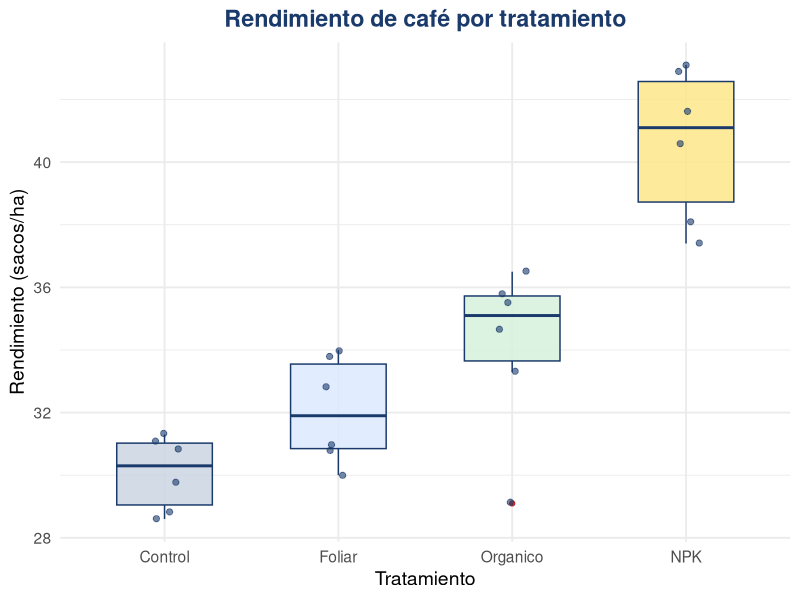
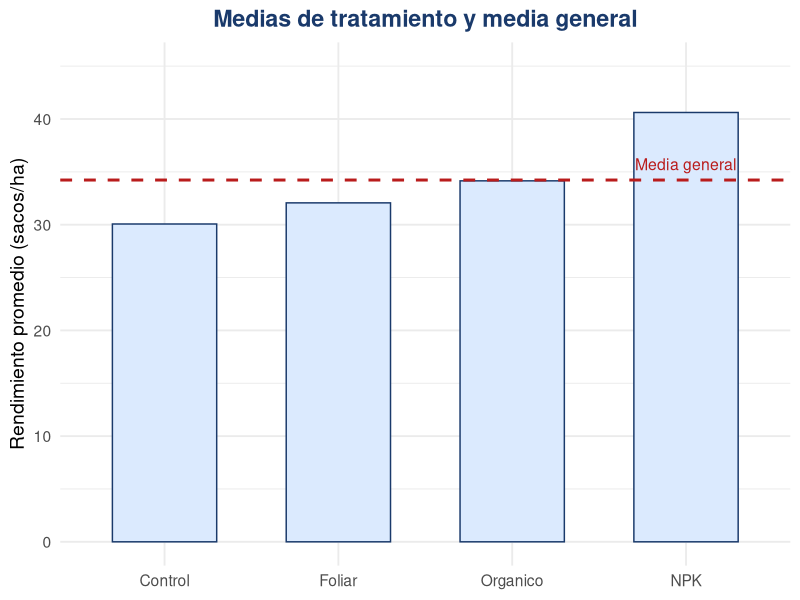
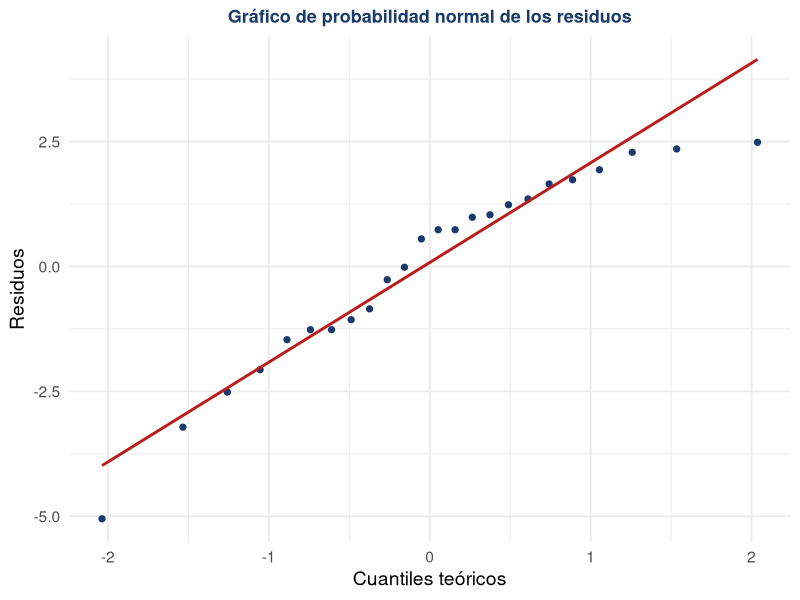
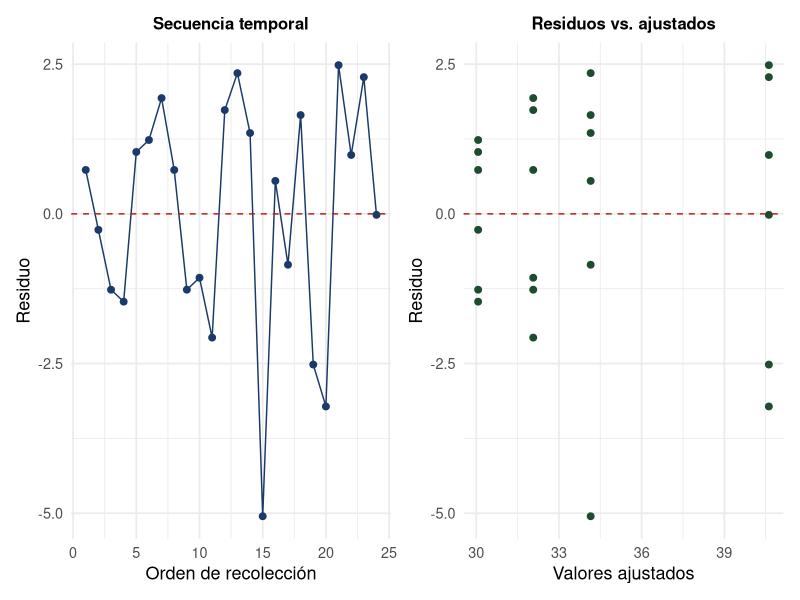
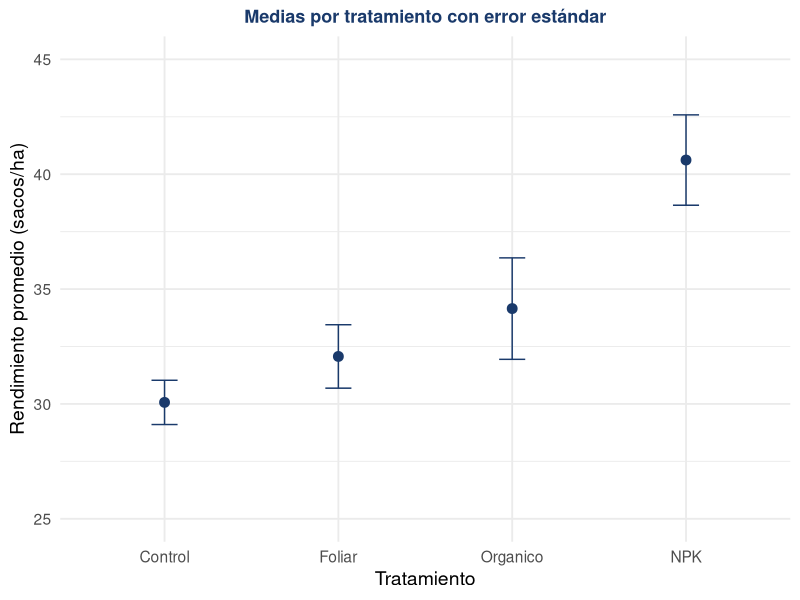
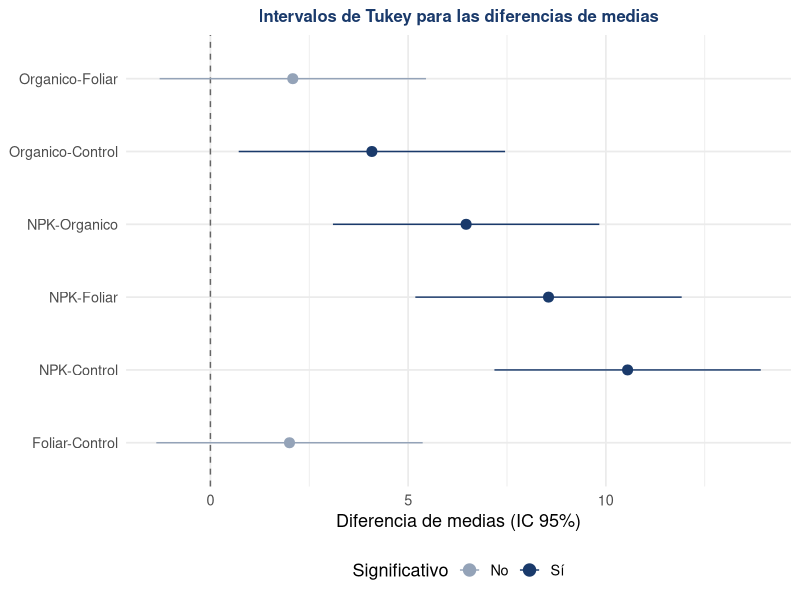
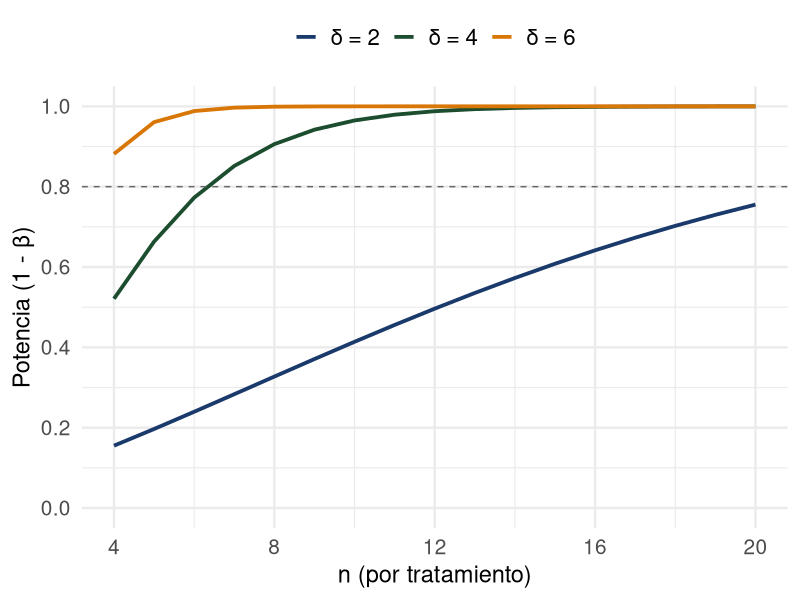

These charts were generated, in order, by the following R code:
## ---- chunk 1
#| label: setup-datos
#| include: false
niveles <- c("Control", "Foliar", "Organico", "NPK")
medias  <- c(29, 33, 35, 41)

set.seed(2024)
trat <- factor(rep(niveles, each = 6), levels = niveles)
rendimiento <- numeric(0)
for (mu in medias) rendimiento <- c(rendimiento, round(rnorm(6, mu, 1.8), 1))

datos <- data.frame(trat, rendimiento)
modelo <- aov(rendimiento ~ trat, data = datos)
## ---- chunk 2
#| label: boxplot-descriptivo
#| echo: false
#| fig-height: 3.2

library(ggplot2)
ggplot(datos, aes(x = trat, y = rendimiento, fill = trat)) +
  geom_boxplot(width = 0.55, alpha = 0.85, color = "#1a3a6b", outlier.color = "#b91c1c") +
  geom_jitter(width = 0.08, size = 1.8, color = "#1a3a6b", alpha = 0.6) +
  scale_fill_manual(values = c("#cbd5e1", "#dbeafe", "#d6f0dd", "#fde68a")) +
  labs(x = "Tratamiento", y = "Rendimiento (sacos/ha)",
       title = "Rendimiento de café por tratamiento") +
  theme_minimal(base_size = 14) +
  theme(legend.position = "none",
        plot.title = element_text(face = "bold", hjust = 0.5, color = "#1a3a6b"))
## ---- chunk 3
#| label: medias-vs-gran-media
#| echo: false
#| fig-height: 3
library(ggplot2)
medias_grupo <- aggregate(rendimiento ~ trat, data = datos, FUN = mean)
gran_media <- mean(datos$rendimiento)

ggplot(medias_grupo, aes(x = trat, y = rendimiento)) +
  geom_col(fill = "#dbeafe", color = "#1a3a6b", width = 0.6) +
  geom_hline(yintercept = gran_media, color = "#b91c1c", linewidth = 1, linetype = "dashed") +
  annotate("text", x = nrow(medias_grupo), y = gran_media + 1.5,
           label = "Media general", color = "#b91c1c", size = 4) +
  scale_y_continuous(limits = c(0, 45)) +
  labs(x = NULL, y = "Rendimiento promedio (sacos/ha)",
       title = "Medias de tratamiento y media general") +
  theme_minimal(base_size = 14) +
  theme(plot.title = element_text(face = "bold", hjust = 0.5, color = "#1a3a6b"))
## ---- chunk 4
#| label: qqplot-residuos
#| echo: false
#| fig-height: 3.2
library(ggplot2)
ggplot(data.frame(resid = residuals(modelo)), aes(sample = resid)) +
  stat_qq(color = "#1a3a6b", size = 1.8) +
  stat_qq_line(color = "#b91c1c", linewidth = 1) +
  labs(x = "Cuantiles teóricos", y = "Residuos",
       title = "Gráfico de probabilidad normal de los residuos") +
  theme_minimal(base_size = 14) +
  theme(plot.title = element_text(face = "bold", hjust = 0.5, color = "#1a3a6b", size = 13))
## ---- chunk 5
#| label: residuos-diagnostico
#| echo: false
#| fig-height: 3.3
#| fig-align: center

library(ggplot2)
library(patchwork)

df_res <- data.frame(orden = seq_along(residuals(modelo)),
                      ajustados = fitted(modelo),
                      residuo = residuals(modelo))

p1 <- ggplot(df_res, aes(orden, residuo)) +
  geom_line(color = "#1a3a6b") +
  geom_point(color = "#1a3a6b", size = 2) +
  geom_hline(yintercept = 0, linetype = "dashed", color = "#b91c1c") +
  labs(x = "Orden de recolección", y = "Residuo", title = "Secuencia temporal") +
  theme_minimal(base_size = 13) +
  theme(plot.title = element_text(face = "bold", hjust = 0.5, size = 12))

p2 <- ggplot(df_res, aes(ajustados, residuo)) +
  geom_point(color = "#1b4d2e", size = 2) +
  geom_hline(yintercept = 0, linetype = "dashed", color = "#b91c1c") +
  labs(x = "Valores ajustados", y = "Residuo", title = "Residuos vs. ajustados") +
  theme_minimal(base_size = 13) +
  theme(plot.title = element_text(face = "bold", hjust = 0.5, size = 12))

p1 + p2
## ---- chunk 6
#| label: comparacion-grafica
#| echo: false
#| fig-height: 3.2
library(ggplot2)
resumen_i <- aggregate(rendimiento ~ trat, data = datos,
                        FUN = function(x) c(media = mean(x), ee = sd(x)/sqrt(length(x))))
resumen_i <- do.call(data.frame, resumen_i)

ggplot(resumen_i, aes(x = trat, y = rendimiento.media)) +
  geom_point(color = "#1a3a6b", size = 3) +
  geom_errorbar(aes(ymin = rendimiento.media - 2*rendimiento.ee,
                     ymax = rendimiento.media + 2*rendimiento.ee),
                width = 0.15, color = "#1a3a6b") +
  scale_y_continuous(limits = c(25, 45)) +
  labs(x = "Tratamiento", y = "Rendimiento promedio (sacos/ha)",
       title = "Medias por tratamiento con error estándar") +
  theme_minimal(base_size = 14) +
  theme(plot.title = element_text(face = "bold", hjust = 0.5, color = "#1a3a6b", size = 13))
## ---- chunk 7
#| label: tukey-plot
#| echo: false
#| fig-height: 3.4
library(ggplot2)
tukey_df <- as.data.frame(TukeyHSD(modelo)$trat)
tukey_df$comparacion <- rownames(tukey_df)
tukey_df$significativo <- ifelse(tukey_df$`p adj` < 0.05, "Sí", "No")

ggplot(tukey_df, aes(x = diff, y = comparacion, color = significativo)) +
  geom_vline(xintercept = 0, linetype = "dashed", color = "gray40") +
  geom_pointrange(aes(xmin = lwr, xmax = upr), size = 0.8, fatten = 3) +
  scale_color_manual(values = c("Sí" = "#1a3a6b", "No" = "#94a3b8")) +
  labs(x = "Diferencia de medias (IC 95%)", y = NULL,
       title = "Intervalos de Tukey para las diferencias de medias", color = "Significativo") +
  theme_minimal(base_size = 13) +
  theme(plot.title = element_text(face = "bold", hjust = 0.5, color = "#1a3a6b", size = 12),
        legend.position = "bottom")
## ---- chunk 8
#| label: curva-oc
#| echo: false
#| fig-height: 3.6
#| fig-width: 8
#| fig-align: center
library(ggplot2)
ns <- 4:20
sigma <- 2.08
deltas <- c(2, 4, 6)

oc_df <- do.call(rbind, lapply(deltas, function(d) {
  bv <- (d^2) * (3/16)
  pot <- sapply(ns, function(n) {
    tryCatch(power.anova.test(groups = 4, n = n, between.var = bv,
                               within.var = sigma^2)$power,
             error = function(e) NA)
  })
  data.frame(n = ns, potencia = pot, delta = paste0("δ = ", d))
}))

ggplot(oc_df, aes(x = n, y = potencia, color = delta)) +
  geom_line(linewidth = 1.3) +
  geom_hline(yintercept = 0.8, linetype = "dashed", color = "gray40") +
  scale_color_manual(values = c("#1a3a6b", "#1b4d2e", "#d97706")) +
  scale_x_continuous(breaks = seq(4, 20, 4)) +
  scale_y_continuous(limits = c(0, 1), breaks = seq(0, 1, 0.2)) +
  labs(x = "n (por tratamiento)", y = "Potencia (1 - β)", color = NULL) +
  theme_minimal(base_size = 18) +
  theme(legend.position = "top",
        legend.text = element_text(size = 16),
        axis.title = element_text(size = 17),
        axis.text = element_text(size = 15))
